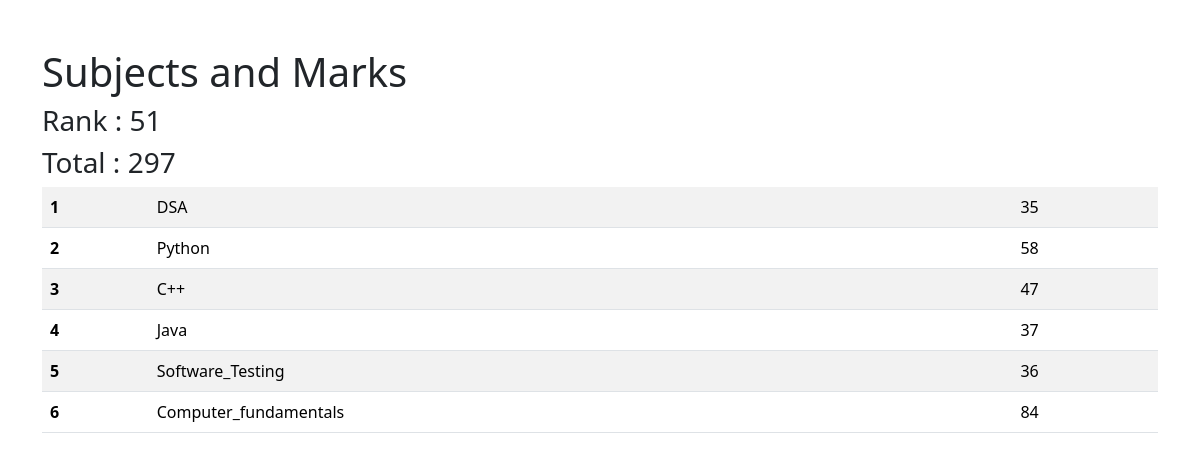
The app's page /see_marks/STU-0611 with its own data.
### student/models.py (models this page shows, shortened)
class SubjectMarks(models.Model):
    student = models.ForeignKey(Student, related_name="student_marks", on_delete=models.CASCADE)
    subject = models.ForeignKey(Subject,on_delete=models.CASCADE)
    marks = models.IntegerField()
    class Meta:
        unique_together = ['student', 'subject']

class Subject(models.Model):
    subject_name = models.CharField(max_length=100)

### student/views.py (the view)
# urls.py: path('see_marks/<student_id>',  see_marks, name='see_marks'),
def see_marks(request, student_id):
    queryset = SubjectMarks.objects.filter(student__student_id__student_id=student_id)
    tot_marks = queryset.aggregate(tot_marks=Sum('marks'))
    crr_rank = -1
    ranks = Student.objects.annotate(marks = Sum('student_marks__marks')).order_by('-marks', '-student_age')
    i=1
    for rank in ranks:
        if student_id == rank.student_id.student_id:
            crr_rank =i
            break
        i+=1
    return render(request, 'report/see_marks.html', {'queryset': queryset, 'tot_marks': tot_marks, 'crr_rank': crr_rank})

### student/templates/report/see_marks.html (shortened to what this page needs)
<!DOCTYPE html>
<html lang="en">
<head>
    <link href="https://cdn.jsdelivr.net/npm/bootstrap@5.3.3/dist/css/bootstrap.min.css" rel="stylesheet">
</head>
<body>
  <div class="container mt-5">
    <h1>Subjects and Marks </h1>
    <h3> Rank  : {{crr_rank}}</h3>
    <h3> Total : {{tot_marks.tot_marks}} </h3>
    <table class="table table-striped">
      <tbody>
        {% for marks in queryset %}
        <tr>
          <th>{{ forloop.counter }}</th>
          <td>{{marks.subject.subject_name}}</td>
          <td>{{ marks.marks }} </td>
        </tr>
        {% endfor %}
      </tbody>
    </table>
  </div>
</body>
</html>

### records on screen
SubjectMarks: subject.subject_name "DSA", marks "35"
SubjectMarks: subject.subject_name "Python", marks "58"
SubjectMarks: subject.subject_name "C++", marks "47"
SubjectMarks: subject.subject_name "Java", marks "37"
SubjectMarks: subject.subject_name "Software_Testing", marks "36"
SubjectMarks: subject.subject_name "Computer_fundamentals", marks "84"

### other values on screen
{{ crr_rank }} "51"
{{ tot_marks.tot_marks }} "297"
